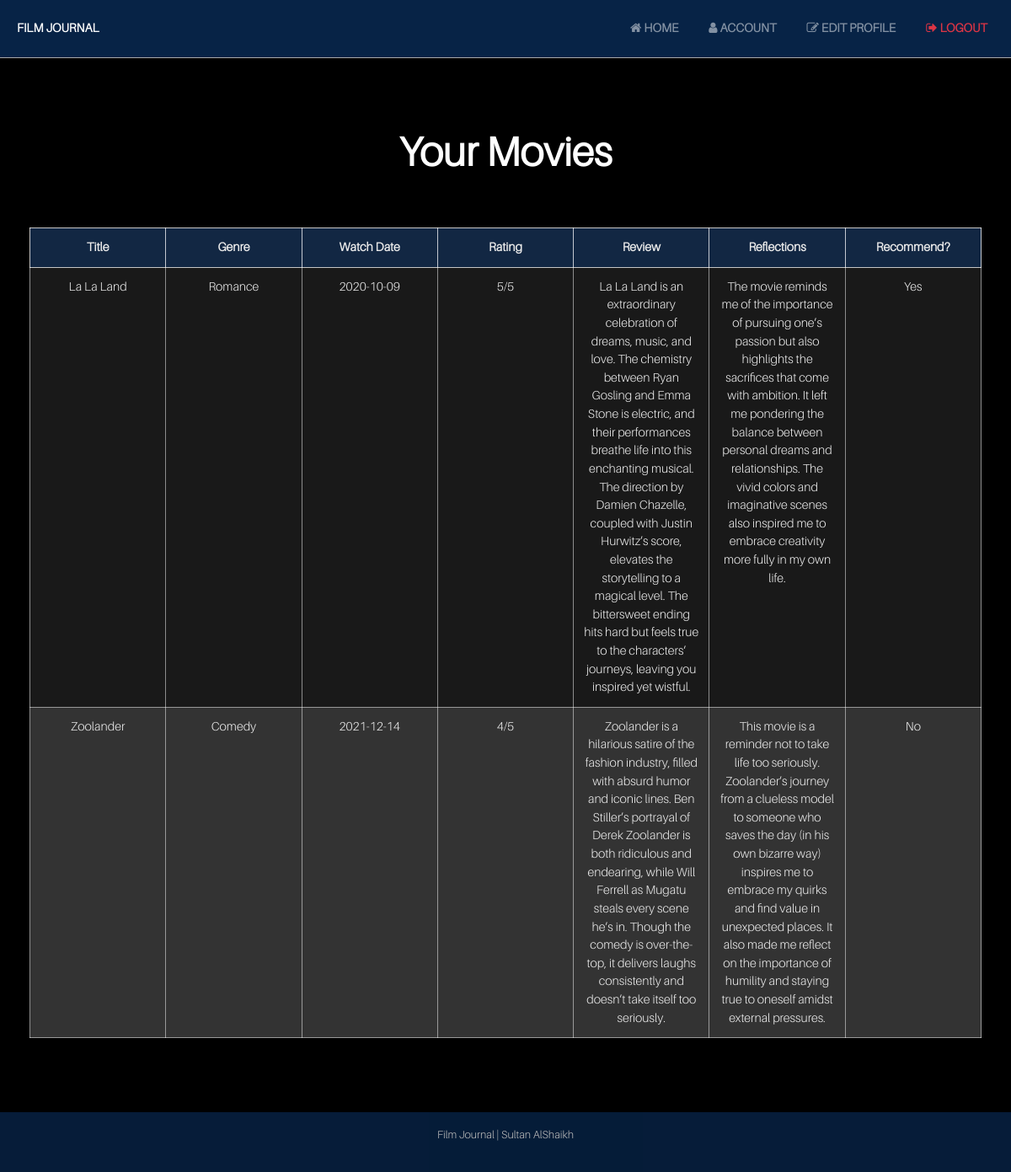
Page /account (signed in) on the earlier database version.
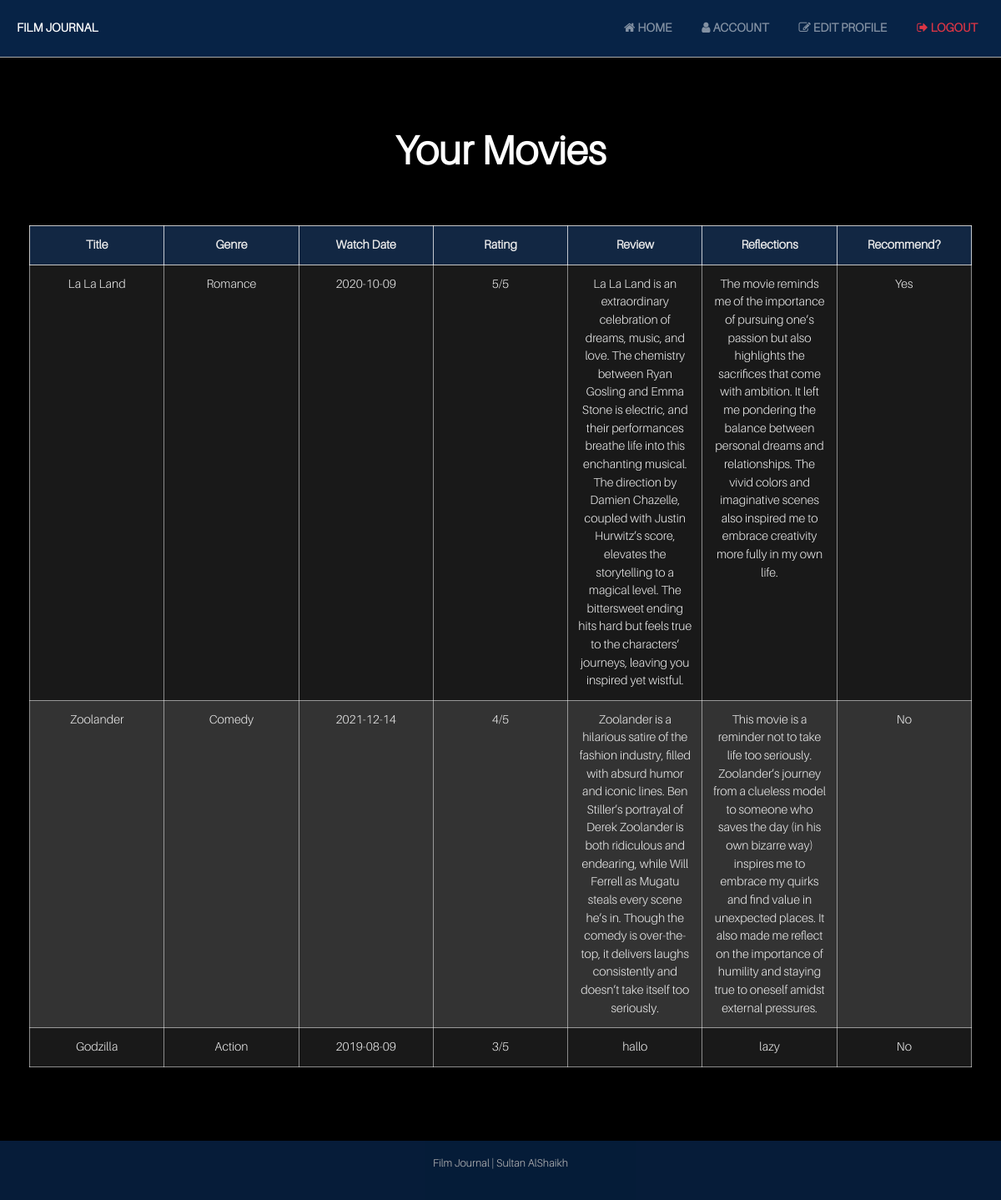
Same page on the later database version.
### app/models.py (models this page shows, shortened)
class Movie(db.Model):
    __tablename__ = 'movie'
    id = db.Column(db.Integer, primary_key=True)
    title = db.Column(db.String(100), nullable=False)
    rating = db.Column(db.Integer, nullable=False)
    watch_date = db.Column(db.Date)
    genre = db.Column(db.String(50))
    review = db.Column(db.String(500))
    reflections = db.Column(db.String(500))
    watched = db.Column(db.Boolean, default=False)
    recommend = db.Column(db.Boolean, default=False)
    tmdb_id = db.Column(db.Integer, unique=True, nullable=True)
    poster_url = db.Column(db.String(255), nullable=True)
    user_id = db.Column(db.Integer, db.ForeignKey('user.id'), nullable=False)
    likes = db.relationship('Like', backref='liked_movie', lazy='dynamic')

### app/views.py (the view)
@app.route('/account')
@login_required
def account():
    movies = Movie.query.filter_by(user_id=current_user.id).all()
    return render_template('account.html', movies=movies)

### app/__init__.py (called while the page is built)
@login_manager.user_loader
def load_user(user_id):
    return models.User.query.get(int(user_id))

### app/templates/account.html (shortened to what this page needs)
{% extends "base.html" %}
{% block content %}
<h1>Your Movies</h1>
{% if movies %}
  <div class="table-container">
    <table class="table table-striped">
      <thead>
        <tr>
          <th>Title</th>
          <th>Genre</th>
          <th>Watch Date</th>
          <th>Rating</th>
          <th>Review</th>
          <th>Reflections</th>
          <th>Recommend?</th>
        </tr>
      </thead>
      <tbody>
        {% for movie in movies %}
        <tr>
          <td>{{ movie.title }}</td>
          <td>{{ movie.genre }}</td>
          <td>{{ movie.watch_date.strftime('%Y-%m-%d') if movie.watch_date else 'N/A' }}</td>
          <td>{{ movie.rating }}/5</td>
          <td>{{ movie.review }}</td>
          <td>{{ movie.reflections }}</td>
          <td>{{ 'Yes' if movie.recommend else 'No' }}</td>
        </tr>
        {% endfor %}
      </tbody>
    </table>
  </div>
{% else %}
  <p>You have no movies logged yet.</p>
{% endif %}
{% endblock %}

### app/templates/base.html (shortened to what this page needs)
<!DOCTYPE html>
<html lang="en">
<head>
  <link rel="stylesheet" href="https://cdn.jsdelivr.net/npm/bootstrap@4.5.3/dist/css/bootstrap.min.css">
  <link rel="stylesheet" href="{{ url_for('static', filename='styles.css') }}">
  <link rel="stylesheet" href="https://cdnjs.cloudflare.com/ajax/libs/font-awesome/4.7.0/css/font-awesome.min.css">
</head>
<body>
  <nav class="navbar navbar-expand-lg navbar-dark" style="background-color: rgba(26, 115, 232, 0.3);">
    <a class="navbar-brand font-weight-bold" href="{{ url_for('landing_page') }}">Film Journal</a>
    <div class="collapse navbar-collapse" id="navbarNav">
      <ul class="navbar-nav ml-auto">
        {% if current_user.is_authenticated %}
        <li class="nav-item">
          <a class="nav-link" href="{{ url_for('home') }}">
            <i class="fa fa-home"></i> Home
          </a>
        </li>
          <li class="nav-item">
            <a class="nav-link" href="{{ url_for('account') }}">
              <i class="fa fa-user"></i> Account
            </a>
          </li>
          <li class="nav-item">
            <a class="nav-link" href="{{ url_for('edit_profile') }}">
              <i class="fa fa-edit"></i> Edit Profile
            </a>
          </li>
          <li class="nav-item">
            <a class="nav-link text-danger font-weight-bold" href="{{ url_for('logout') }}">
              <i class="fa fa-sign-out"></i> Logout
            </a>
          </li>
        {% endif %}
      </ul>
    </div>
  </nav>
  <div class="container mt-4">
    {% block content %}{% endblock %}
  </div>
  <footer class="text-white text-center py-3 mt-5" style="background-color: rgba(26, 115, 232, 0.3);">
    <p>Film Journal | Sultan AlShaikh</p>
  </footer>
</body>
</html>

### app/static/styles.css (style rules this page uses)
:root { --primary-color: #000000; --secondary-color: #FFFFFF; --highlight-color: #1A73E8; --card-background: #1A1A1A; --text-color: #EAEAEA; --button-hover: #0056b3; --shadow-color: rgba(0, 0, 0, 0.5); --gold-color: #FFD700; --gray-star: #ccc; }
body { font-family: 'Aileron Light', Arial, sans-serif; background-color: var(--primary-color); color: var(--text-color); margin: 0; padding: 0; line-height: 1.5; }
h1 { font-family: 'Aileron Light', Arial, sans-serif; font-size: 3rem; font-weight: 700; color: var(--secondary-color); text-align: center; margin: 40px 0; }
p { font-family: 'Aileron Light', Arial, sans-serif; color: var(--text-color); line-height: 1.8; text-align: center; }
footer { text-align: center; margin-top: 20px; color: var(--text-color); font-size: 0.8rem; opacity: 0.8; }
.navbar { background-color: var(--primary-color); border-bottom: 1px solid #aaaaaa; padding: 15px 0; padding-left: 20px; }
.navbar a { color: var(--secondary-color); font-weight: bold; margin-right: 20px; text-transform: uppercase; transition: color 0.3s ease; font-size: 0.9rem; }
.container { max-width: 1200px; padding: 20px; display: flex; flex-direction: column; align-items: center; justify-content: center; }
.table { background-color: var(--card-background); border-radius: 0; box-shadow: 0 8px 16px var(--shadow-color); overflow: hidden; margin: 20px 0; width: 100%; table-layout: fixed; }
.table-container, .table, .table td, .table th { color: var(--text-color) !important; }
.table th, .table td { overflow-wrap: break-word; font-size: 0.9rem; padding: 12px; text-align: center; }
.table th { background-color: rgba(4, 47, 103, 0.5); border: 1px solid rgba(255, 255, 255, 0.75) !important; color: var(--text-color); white-space: nowrap; font-weight: 600; }
.table-container { overflow-x: auto; -webkit-overflow-scrolling: touch; padding: 0 15px; }
tr { border: 1px solid rgba(255, 255, 255, 0.75) !important; }
td { border: 1px solid rgba(255, 255, 255, 0.5) !important; }
tr:nth-child(odd) { background: #212121; }
tr:nth-child(even) { background-color: #333333; }

Differences in the rows shown:
added Movie: title "Godzilla", genre "Action", watch_date "2019-08-09", rating "3", review "hallo", reflections "lazy", recommend "No"
